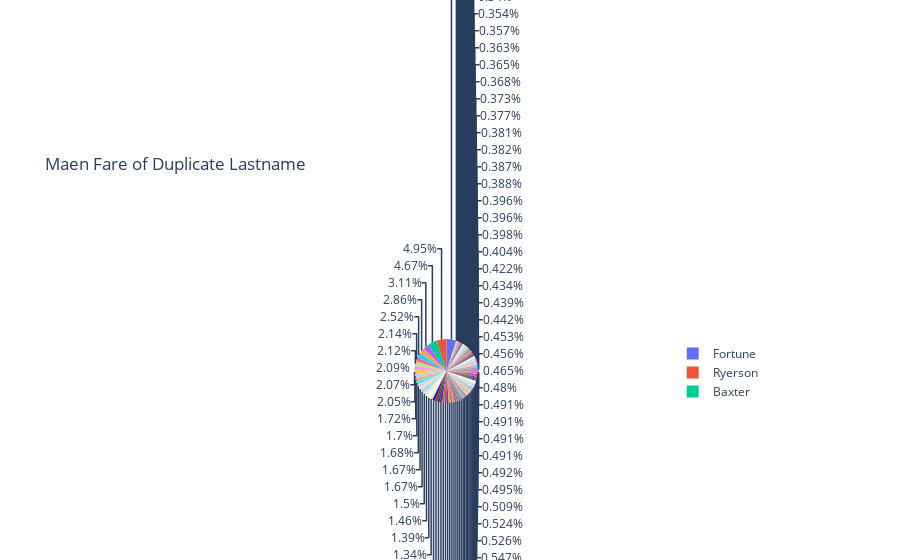

This figure's notebook cell:
### Code cell
# 8 สร้าง Pie Chart หา Mean ของราคาของคนที่มีมีนามสกุลซ้ำกัน (จากแบบฝึกหัด Pandas)
df1['LastName'] = df1['Name'].str.split(',',expand=True)[0] 
LastNameFare = df1[df1['LastName'].duplicated(keep=0)].groupby('LastName')['Fare'].mean()
LastNameFare
px.pie(LastNameFare,values=LastNameFare.values,names=LastNameFare.index,title='Maen Fare of Duplicate Lastname')

### Figure 1 — Plotly figure (JSON) as saved in the notebook; plotly's stock layout.template omitted (floating-point values rounded to 4 significant figures; data arrays with more than 128 entries replaced by an {"elided": "..."} marker saying what was removed)
{"data": [{"domain": {"x": [0, 1], "y": [0, 1]}, "hovertemplate": "LastName=%{label}<br>value=%{value}<extra></extra>", "labels": {"elided": "133 str values"}, "legendgroup": "", "name": "", "showlegend": true, "type": "pie", "values": {"elided": "133 float values"}}], "layout": {"legend": {"tracegroupgap": 0}, "title": {"text": "Maen Fare of Duplicate Lastname"}}}
